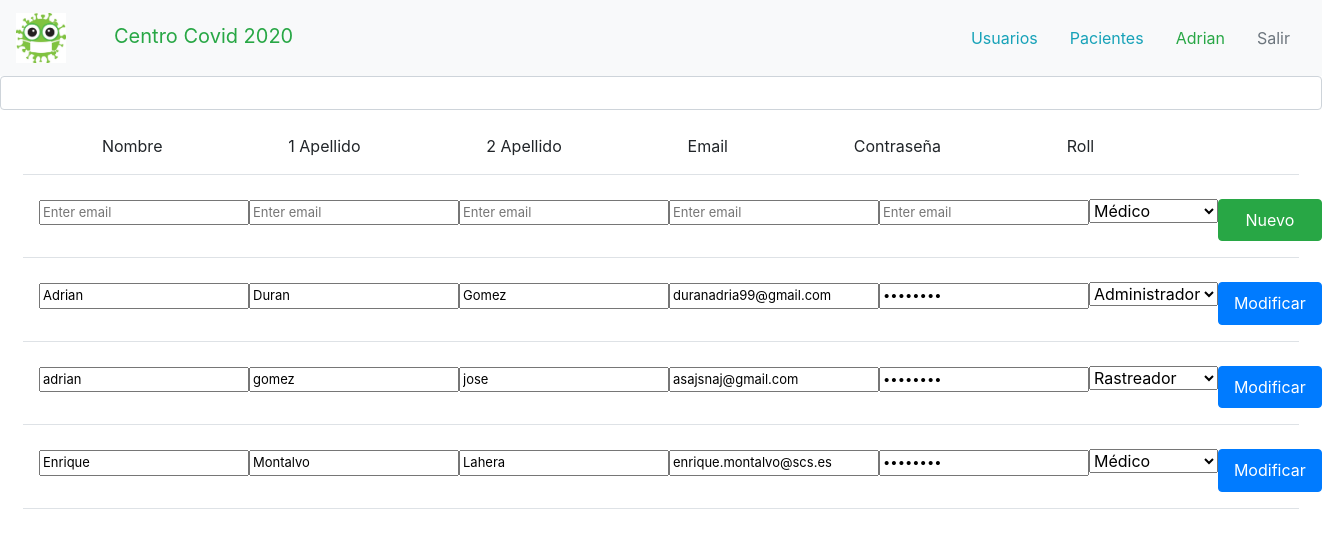
Page /administrador.php (signed in) on the committed database.
### tables this page shows
CREATE TABLE IF NOT EXISTS `user` (
  `ID` int(11) NOT NULL AUTO_INCREMENT,
  `Nombre` varchar(30) NOT NULL,
  `Apellido_1` varchar(30) NOT NULL,
  `Apellido_2` varchar(30) DEFAULT NULL,
  `Email` varchar(60) NOT NULL,
  `Contrasena` varchar(8) NOT NULL,
  `Roll` varchar(13) NOT NULL,
  PRIMARY KEY (`ID`)
);

### bdd/consulta.php (called while the page is built, shortened)
<?php
class Consulta
{
    public static function listado_usuarios($conn)
    {
        $stmt = $conn->prepare("SELECT * FROM `user`");
        $stmt->execute();
        $vista = $stmt->get_result();
        return $vista;
    }
}

### data_source/listado_usuarios.php (called while the page is built, shortened)
<?php
require './bdd/config.php';
require './bdd/consulta.php';
$conn = Cuentas::loginAdmin();
$result = Consulta::listado_usuarios($conn);

### administrador.php (the view, shortened to what this page needs)
<!doctype html>
<html lang="es">
<head>
    <link rel="stylesheet" href="https://stackpath.bootstrapcdn.com/bootstrap/4.3.1/css/bootstrap.min.css"
>
    <link rel="stylesheet" href="css/css.css">
</head>
<body>
    <?php include 'navbar.php';?>
    <input type="text" name="buscador" id="buscador" class="form-control" >
    <div class="container-fluid">
        <div class="d-flex justify-content-around  p-3 m-2 border-bottom">
            <div>Nombre</div>
            <div>1 Apellido</div>
            <div>2 Apellido</div>
            <div>Email</div>
            <div>Contraseña</div>
            <div>Roll</div>
        </div>
        <div>
            <form action="data_source/nuevo_usuario.php" class="d-flex justify-content-around p-3 m-2 border-bottom" method="post">
                <div class="form-group">
                    <input type="text" name='nombre'  placeholder="Enter email" id="newNombre" require>
                </div>
                <div class="form-group">
                    <input type="text" name='apellido1'  placeholder="Enter email" id="newapellido1" require>
                </div>
                <div class="form-group">
                    <input type="text" name='apellido2'  placeholder="Enter email" id="newApellido2" >
                </div>
                <div class="form-group">
                    <input type="email" name='email' placeholder="Enter email" id="newEmail" require>
                </div>
                <div class="form-group">
                    <input type='password' name='password'  placeholder="Enter email" id="newPass" require>
                </div>
                <div class="form-group">
                    <select id='select' name='rol' require>
                        <option value='Medico'>Médico</option>
                    </select>
                </div>
                    <button name='submit' type="submit" class="btn btn-success col-1">Nuevo</button>
            </form>
        </div>
        <div id='listado'>
        <?php
include 'data_source/listado_usuarios.php';
$rows = $result->num_rows;
for ($i = 1; $i <= $rows;) {
    foreach ($result as $key) {
        echo "
                    <div class='listado'>
                    <form action='data_source/actualizar_usuarios.php' class='d-flex justify-content-around p-3 m-2 border-bottom' method='post'>
                        <div class='form-group'>
                            <input name='nombre' type='text' value=" . $key['Nombre'] . " require >
                        </div>
                        <div class='form-group'>
                            <input name='apellido1' type='text' value=" . $key['Apellido_1'] . " require>
                        </div>
                        <div class='form-group'>
                            <input name='apellido2' type='text' value=" . $key['Apellido_2'] . " >
                        </div>
                        <div class='form-group'>
                            <input name='email' type='text' value=" . $key['Email'] . " >
                        </div>
                        <div class='form-group'>
                            <input name='password' type='password' value=" . $key['Contrasena'] . " require>
                        </div>
                        <div class='form-group'>
                            <select id='select' name='rol' require>
                                <option value=" . $key['Roll'] . ">" . $key['Roll'] . "</option>
                                <option value='Médico'>Medico</option>
                                <option value='Rastreador'>Rastreador</option>
                                <option value='Administrador'>Administrador</option>
                            </select>
                        </div>
                            <button type='submit' name='submit' value=" . $key['ID'] . " class='btn btn-primary col-1'>Modificar</button>
                    </form>
                </div>
                    ";
        $i++;
    }
}
?>
        </div>
    </div>
</body>
</html>

### navbar.php
<?php
$user = '';
if (isset($_SESSION['nombre'])) {
    $user = $_SESSION['nombre'];
}
?>
<nav class="navbar navbar-expand-lg navbar-light bg-light">
    <a class="navbar-brand" href="index.php"><img id='logo' src="img/logo.jpg"><span class="ml-5 text-success">Centro
            Covid
            2020</span></a>
    <div class="collapse navbar-collapse" id="navbarSupportedContent">
        <div class="d-flex ml-auto">
            <?php if ($user == '') {
    echo '
                <a class="nav-link text-info" href="index.php?log=us">Usuarios<span
                        class="sr-only">(current)</span></a>
                <a class="nav-link text-info" href="index.php?log=pa">Pacientes</a>
                ';
} else {
    if (isset($_SESSION['rol'])) {
        echo '
                                <a class="nav-link text-info"  onclick="usuarios()" href="">Usuarios <span
                                        class="sr-only">(current)</span></a>
                                <a class="nav-link text-info"  onclick="pacientes()" href="#">Pacientes</a>
                                ';
    }
    echo '<a id="user" class="nav-link text-success" href="modificar_usuario.php">' . $user . '<span
                class="sr-only">(current)</span></a>
                <a class="nav-link text-secondary" href="./data_source/cerrarUsuario.php">Salir<span
                        class="sr-only">(current)</span></a>';
}
?>
        </div>
    </div>
</nav>

### css/css.css (style rules this page uses)
#logo { height: 50px; }
input { font-size: small !important; }

### rows in the picture
user: nombre "Adrian", apellido1 "Duran", apellido2 "Gomez", email "duranadria99@gmail.com", rol "Administrador", $key['ID'] 2 (drawn)
user: nombre "adrian", apellido1 "gomez", apellido2 "jose", email "asajsnaj@gmail.com", rol "Rastreador", $key['ID'] 3 (drawn)
user: nombre "Enrique", apellido1 "Montalvo", apellido2 "Lahera", email "enrique.montalvo@scs.es", rol "Médico", $key['ID'] 4 (drawn)

### other values in the picture
$user "Adrian"
